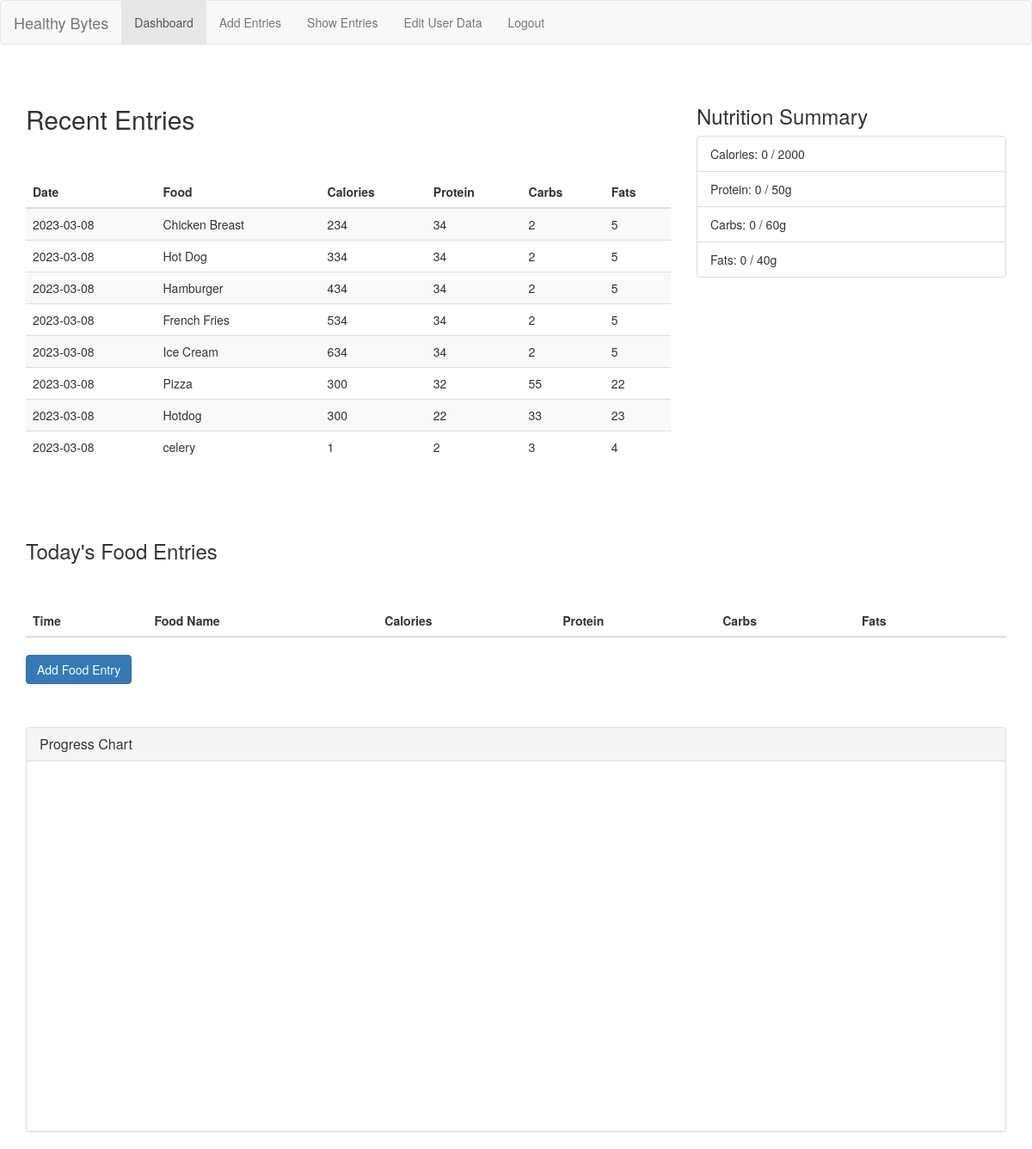
Screenshot of /dashboard.php (signed in) with the database file from the repository.
### tables this page shows
CREATE TABLE `food_entries` (
  `id` int(11) NOT NULL,
  `date` date DEFAULT NULL,
  `food` varchar(255) DEFAULT NULL,
  `calories` int(11) DEFAULT NULL,
  `protein` float DEFAULT NULL,
  `carbs` float DEFAULT NULL,
  `fats` float DEFAULT NULL,
  `userID` int(11) DEFAULT NULL
);

CREATE TABLE `recommended_values` (
  `userID` int(11) NOT NULL,
  `fats` int(11) DEFAULT NULL,
  `carbs` int(11) DEFAULT NULL,
  `proteins` int(11) DEFAULT NULL,
  `calories` int(11) DEFAULT NULL
);

### dashboard.php (the view, shortened to what this page needs)
<?php
require_once 'db_connect.php';
if (!isset($_SESSION['logged_in']) || !$_SESSION['logged_in']) {
    header('Location: login.php');
    exit;
} else {
    $userID = $_SESSION['userID'];
$query_recommended_values = "SELECT * FROM recommended_values WHERE userID = $userID";
$result_recommended_values = mysqli_query($conn, $query_recommended_values);
$row_recommended_values = mysqli_fetch_assoc($result_recommended_values);
$total_calories = 0;
$total_protein = 0;
$total_carbs = 0;
$total_fats = 0;
}
?>
<!DOCTYPE html>
<html lang="en">
<head>
    <link rel="stylesheet" href="https://maxcdn.bootstrapcdn.com/bootstrap/3.3.7/css/bootstrap.min.css">
</head>
<body>
<?php include 'navbar.php'; ?>
 <div class="container">
    <div class="row">
        <div class="col-lg-8 col-md-7 col-sm-12">
            <h2>Recent Entries</h2>
      <table class="table table-striped">
        <thead>
            <tr>
                <th>Date</th>
                <th>Food</th>
                <th>Calories</th>
                <th>Protein</th>
                <th>Carbs</th>
                <th>Fats</th>
            </tr>
        </thead>
        <tbody>
            <?php
            $result = mysqli_query($conn, "SELECT * FROM food_entries ORDER BY date DESC LIMIT 10");
            if (mysqli_num_rows($result) > 0) {
                while ($row = mysqli_fetch_assoc($result)) {
                    echo '<tr>';
                    echo '<td>' . $row['date'] . '</td>';
                    echo '<td>' . $row['food'] . '</td>';
                    echo '<td>' . $row['calories'] . '</td>';
                    echo '<td>' . $row['protein'] . '</td>';
                    echo '<td>' . $row['carbs'] . '</td>';
                    echo '<td>' . $row['fats'] . '</td>';
                    echo '</tr>';
                }
            } else {
                echo '<tr><td colspan="6">No recent entries found</td></tr>';
            }
            ?>
        </tbody>
      </table>
 </div>
  <div class="col-lg-4 col-md-5 col-sm-12">
            <div class="card">
                <div class="card-header">
                    <h3 class="card-title">Nutrition Summary</h3>
                </div>
                <div class="card-body">
                    <ul class="list-group list-group-flush">
                        <li class="list-group-item">Calories: <?php echo $total_calories; ?> / <?php echo $row_recommended_values['calories']; ?></li>
                        <li class="list-group-item">Protein: <?php echo $total_protein; ?> / <?php echo $row_recommended_values['proteins']; ?>g</li>
                        <li class="list-group-item">Carbs: <?php echo $total_carbs; ?> / <?php echo $row_recommended_values['carbs']; ?>g</li>
                        <li class="list-group-item">Fats: <?php echo $total_fats; ?> / <?php echo $row_recommended_values['fats']; ?>g</li>
                    </ul>
                </div>
            </div>
        </div>
    </div>
</div>
<div class="container">
    <div class="row">
        <div class="col-sm-12">
            <div class="card">
                <div class="card-header">
                    <h3 class="card-title">Today's Food Entries</h3>
                </div>
                <div class="card-body">
                    <table class="table table-striped table-hover">
                        <thead>
                            <tr>
                                <th>Time</th>
                                <th>Food Name</th>
                                <th>Calories</th>
                                <th>Protein</th>
                                <th>Carbs</th>
                                <th>Fats</th>
                                <th></th>
                            </tr>
                        </thead>
                    </table>
                    <a href="days.php" class="btn btn-primary">Add Food Entry</a>
                </div>
            </div>
        </div>
    </div>
</div>
<div class="container">
    <div class="row">
        <div class="col-sm-12">
            <div class="panel panel-default">
                <div class="panel-heading">
                    <h3 class="panel-title">Progress Chart</h3>
                </div>
                <div class="panel-body">
                    <div id="chart"></div>
                </div>
            </div>
        </div>
    </div>
</div>
</body>
</html>

### dashboard.php (style rules this page uses)
.container { margin-top: 50px; }
table { margin-top: 50px; width: 100%; }
#chart { width: 100%; height: 400px; }

### rows the page displays
food_entries: date "2023-03-08", food "Chicken Breast", calories "234", protein "34", carbs "2", fats "5"
food_entries: date "2023-03-08", food "Hot Dog", calories "334", protein "34", carbs "2", fats "5"
food_entries: date "2023-03-08", food "Hamburger", calories "434", protein "34", carbs "2", fats "5"
food_entries: date "2023-03-08", food "French Fries", calories "534", protein "34", carbs "2", fats "5"
food_entries: date "2023-03-08", food "Ice Cream", calories "634", protein "34", carbs "2", fats "5"
food_entries: date "2023-03-08", food "Pizza", calories "300", protein "32", carbs "55", fats "22"
food_entries: date "2023-03-08", food "Hotdog", calories "300", protein "22", carbs "33", fats "23"
food_entries: date "2023-03-08", food "celery", calories "1", protein "2", carbs "3", fats "4"
recommended_values: calories "2000", proteins "50", carbs "60", fats "40"

### other values shown
$total_calories "0"
$total_protein "0"
$total_carbs "0"
$total_fats "0"
